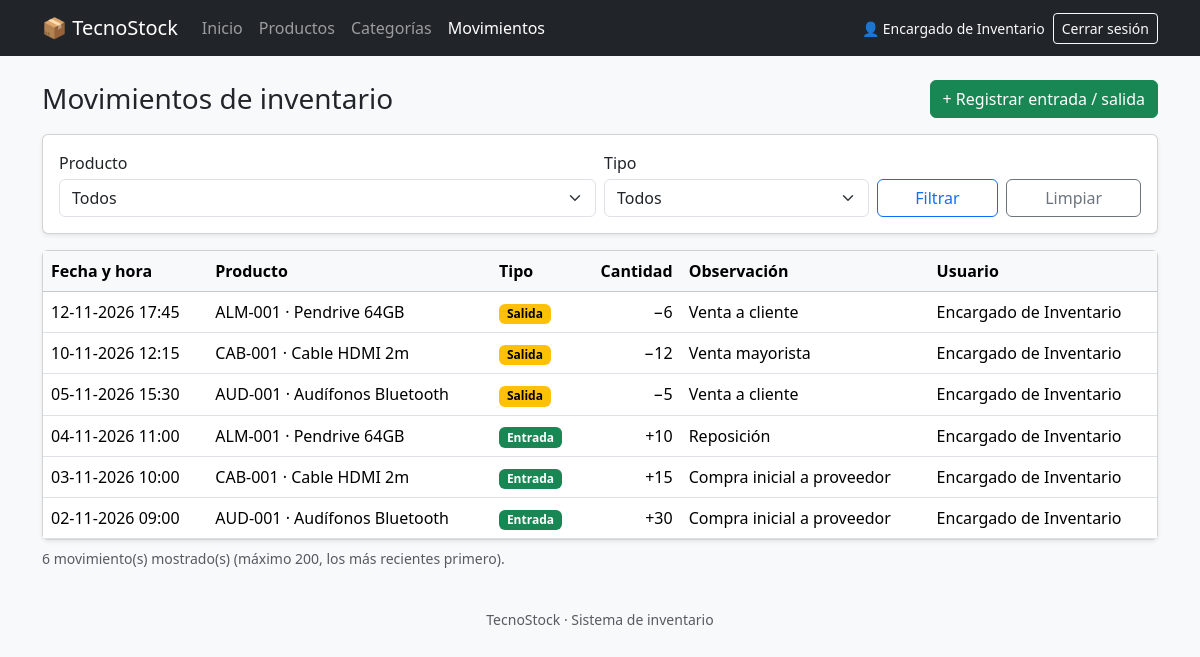
Page /movimientos/index.php (signed in) on the committed database.
### tables this page shows
CREATE TABLE usuario (
    id_usuario  INT UNSIGNED NOT NULL AUTO_INCREMENT,
    nombre      VARCHAR(100) NOT NULL,
    correo      VARCHAR(150) NOT NULL,
    clave       VARCHAR(255) NOT NULL,
    estado      TINYINT(1)   NOT NULL DEFAULT 1,    
    PRIMARY KEY (id_usuario),
    UNIQUE KEY uq_usuario_correo (correo)
);

CREATE TABLE movimiento (
    id_movimiento INT UNSIGNED NOT NULL AUTO_INCREMENT,
    fecha_hora    DATETIME     NOT NULL DEFAULT CURRENT_TIMESTAMP,
    tipo          ENUM('ENTRADA','SALIDA') NOT NULL,
    cantidad      INT          NOT NULL,
    observacion   VARCHAR(255) NULL,
    id_producto   INT UNSIGNED NOT NULL,
    id_usuario    INT UNSIGNED NOT NULL,
    PRIMARY KEY (id_movimiento),
    KEY idx_movimiento_producto (id_producto),
    KEY idx_movimiento_usuario  (id_usuario),
    KEY idx_movimiento_fecha    (fecha_hora),
    CONSTRAINT fk_movimiento_producto
        FOREIGN KEY (id_producto) REFERENCES producto (id_producto)
        ON UPDATE CASCADE ON DELETE RESTRICT,
    CONSTRAINT fk_movimiento_usuario
        FOREIGN KEY (id_usuario) REFERENCES usuario (id_usuario)
        ON UPDATE CASCADE ON DELETE RESTRICT,
    CONSTRAINT ck_movimiento_cantidad CHECK (cantidad > 0)
);

CREATE TABLE producto (
    id_producto  INT UNSIGNED  NOT NULL AUTO_INCREMENT,
    codigo       VARCHAR(30)   NOT NULL,
    nombre       VARCHAR(120)  NOT NULL,
    descripcion  VARCHAR(255)  NULL,
    precio       DECIMAL(10,2) NOT NULL DEFAULT 0,
    stock_actual INT           NOT NULL DEFAULT 0,
    stock_minimo INT           NOT NULL DEFAULT 0,
    estado       TINYINT(1)    NOT NULL DEFAULT 1,   
    id_categoria INT UNSIGNED  NOT NULL,
    PRIMARY KEY (id_producto),
    UNIQUE KEY uq_producto_codigo (codigo),
    KEY idx_producto_nombre (nombre),
    KEY idx_producto_categoria (id_categoria),
    CONSTRAINT fk_producto_categoria
        FOREIGN KEY (id_categoria) REFERENCES categoria (id_categoria)
        ON UPDATE CASCADE ON DELETE RESTRICT,
    CONSTRAINT ck_producto_precio       CHECK (precio >= 0),
    CONSTRAINT ck_producto_stock_actual CHECK (stock_actual >= 0),
    CONSTRAINT ck_producto_stock_minimo CHECK (stock_minimo >= 0)
);

### includes/auth.php (called while the page is built, shortened)
<?php
function usuario_actual(): ?array
{
    return $_SESSION['usuario'] ?? null;
}

### includes/funciones.php (called while the page is built, shortened)
<?php
function e($valor): string
{
    return htmlspecialchars((string) $valor, ENT_QUOTES | ENT_SUBSTITUTE, 'UTF-8');
}
function fmt_fecha(string $fecha): string
{
    $tiempo = strtotime($fecha);
    return $tiempo ? date('d-m-Y H:i', $tiempo) : $fecha;
}

### movimientos/index.php (the view, shortened to what this page needs)
<?php
$pdo = conectar();
$sql = 'SELECT m.id_movimiento, m.fecha_hora, m.tipo, m.cantidad, m.observacion,
               p.codigo, p.nombre AS producto, u.nombre AS usuario
        FROM movimiento m
        INNER JOIN producto p ON p.id_producto = m.id_producto
        INNER JOIN usuario  u ON u.id_usuario  = m.id_usuario
        WHERE 1 = 1';
$parametros = [];
$sql .= ' ORDER BY m.fecha_hora DESC, m.id_movimiento DESC LIMIT 200';
$st = $pdo->prepare($sql);
$st->execute($parametros);
$movimientos = $st->fetchAll();
$menu_activo = 'movimientos';
require __DIR__ . '/../includes/header.php';
?>
<div class="d-flex flex-wrap justify-content-between align-items-center gap-2 mb-3">
    <h1 class="h3 mb-0">Movimientos de inventario</h1>
    <a class="btn btn-success" href="<?= BASE_URL ?>/movimientos/registrar.php">+ Registrar entrada / salida</a>
</div>
<form method="get" class="card card-body shadow-sm mb-3">
    <div class="row g-2 align-items-end">
        <div class="col-md-6">
            <label for="id_producto" class="form-label mb-1">Producto</label>
            <select id="id_producto" name="id_producto" class="form-select">
                <option value="">Todos</option>
            </select>
        </div>
        <div class="col-md-3">
            <label for="tipo" class="form-label mb-1">Tipo</label>
            <select id="tipo" name="tipo" class="form-select">
                <option value="">Todos</option>
            </select>
        </div>
        <div class="col-md-3 d-flex gap-2">
            <button type="submit" class="btn btn-outline-primary flex-fill">Filtrar</button>
            <a href="<?= BASE_URL ?>/movimientos/index.php" class="btn btn-outline-secondary flex-fill">Limpiar</a>
        </div>
    </div>
</form>
<div class="card shadow-sm">
    <div class="tabla-scroll">
        <table class="table table-hover align-middle mb-0">
            <thead class="table-light">
                <tr>
                    <th>Fecha y hora</th><th>Producto</th><th>Tipo</th>
                    <th class="text-end">Cantidad</th><th>Observación</th><th>Usuario</th>
                </tr>
            </thead>
            <tbody>
            <?php foreach ($movimientos as $m): $entrada = $m['tipo'] === 'ENTRADA'; ?>
                <tr>
                    <td class="text-nowrap"><?= e(fmt_fecha($m['fecha_hora'])) ?></td>
                    <td><?= e($m['codigo'] . ' · ' . $m['producto']) ?></td>
                    <td>
                        <span class="badge text-bg-<?= $entrada ? 'success' : 'warning' ?>">
                            <?= $entrada ? 'Entrada' : 'Salida' ?>
                        </span>
                    </td>
                    <td class="text-end"><?= $entrada ? '+' : '−' ?><?= (int) $m['cantidad'] ?></td>
                    <td><?= e($m['observacion']) ?></td>
                    <td><?= e($m['usuario']) ?></td>
                </tr>
            <?php endforeach; ?>
            </tbody>
        </table>
    </div>
</div>
<p class="text-muted small mt-2">
    <?= count($movimientos) ?> movimiento(s) mostrado(s) (máximo 200, los más recientes primero).
</p>
<?php require __DIR__ . '/../includes/footer.php'; ?>

### includes/header.php (shortened to what this page needs)
<?php
$menu_activo  = $menu_activo ?? '';
$mostrar_menu = $mostrar_menu ?? true;
$usuario      = usuario_actual();
function item_menu(string $clave, string $activo, string $ruta, string $texto): string
{
    $clase = ($clave === $activo) ? 'nav-link active' : 'nav-link';
    return '<li class="nav-item"><a class="' . $clase . '" href="' . BASE_URL . $ruta . '">' . e($texto) . '</a></li>';
}
?>
<!DOCTYPE html>
<html lang="es">
<head>
    <link href="https://cdn.jsdelivr.net/npm/bootstrap@5.3.3/dist/css/bootstrap.min.css" rel="stylesheet">
    <link href="<?= BASE_URL ?>/assets/css/estilos.css" rel="stylesheet">
</head>
<body class="bg-light">
<?php if ($mostrar_menu && $usuario): ?>
<nav class="navbar navbar-expand-lg navbar-dark bg-dark">
    <div class="container">
        <a class="navbar-brand" href="<?= BASE_URL ?>/dashboard.php">📦 <?= e(APP_NOMBRE) ?></a>
        <div class="collapse navbar-collapse" id="menuPrincipal">
            <ul class="navbar-nav me-auto">
                <?= item_menu('inicio', $menu_activo, '/dashboard.php', 'Inicio') ?>
                <?= item_menu('productos', $menu_activo, '/productos/index.php', 'Productos') ?>
                <?= item_menu('categorias', $menu_activo, '/categorias/index.php', 'Categorías') ?>
                <?= item_menu('movimientos', $menu_activo, '/movimientos/index.php', 'Movimientos') ?>
            </ul>
            <form method="post" action="<?= BASE_URL ?>/logout.php" class="d-flex align-items-center gap-2">
                <span class="navbar-text text-light small">👤 <?= e($usuario['nombre']) ?></span>
                <button type="submit" class="btn btn-outline-light btn-sm">Cerrar sesión</button>
            </form>
        </div>
    </div>
</nav>
<?php endif; ?>
<main class="container py-4">

### includes/footer.php (shortened to what this page needs)
</main>
<footer class="container pb-4 text-center text-muted small">
    <?= e(APP_NOMBRE) ?> · Sistema de inventario
</footer>
</body>
</html>

### assets/css/estilos.css (style rules this page uses)
.tabla-scroll { overflow-x: auto; }

### rows in the picture
usuario: nombre "Encargado de Inventario"
movimiento: fecha_hora "12-11-2026 17:45", id_producto.nombre "ALM-001 · Pendrive 64GB", tipo "Salida", cantidad "6", observacion "Venta a cliente", id_usuario.nombre "Encargado de Inventario"
movimiento: fecha_hora "10-11-2026 12:15", id_producto.nombre "CAB-001 · Cable HDMI 2m", tipo "Salida", cantidad "12", observacion "Venta mayorista", id_usuario.nombre "Encargado de Inventario"
movimiento: fecha_hora "05-11-2026 15:30", id_producto.nombre "AUD-001 · Audífonos Bluetooth", tipo "Salida", cantidad "5", observacion "Venta a cliente", id_usuario.nombre "Encargado de Inventario"
movimiento: fecha_hora "04-11-2026 11:00", id_producto.nombre "ALM-001 · Pendrive 64GB", tipo "Entrada", cantidad "10", observacion "Reposición", id_usuario.nombre "Encargado de Inventario"
movimiento: fecha_hora "03-11-2026 10:00", id_producto.nombre "CAB-001 · Cable HDMI 2m", tipo "Entrada", cantidad "15", observacion "Compra inicial a proveedor", id_usuario.nombre "Encargado de Inventario"
movimiento: fecha_hora "02-11-2026 09:00", id_producto.nombre "AUD-001 · Audífonos Bluetooth", tipo "Entrada", cantidad "30", observacion "Compra inicial a proveedor", id_usuario.nombre "Encargado de Inventario"

### other values in the picture
APP_NOMBRE "TecnoStock"
$texto "Inicio Productos Categorías Movimientos"
count($movimientos) "6"
